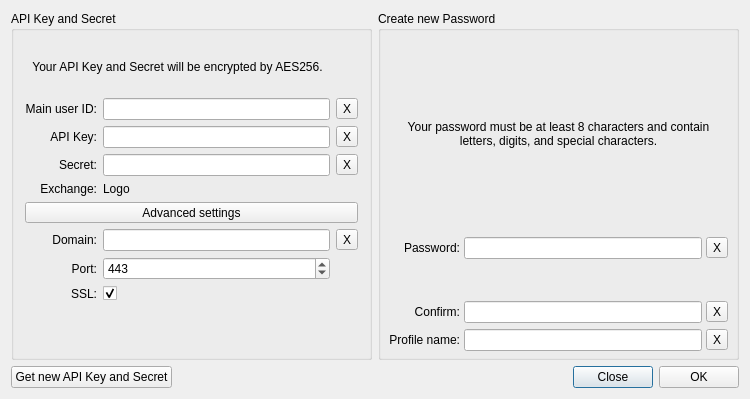
<?xml version="1.0" encoding="UTF-8"?>
<ui version="4.0">
 <class>NewPasswordDialog</class>
 <widget class="QDialog" name="NewPasswordDialog">
  <property name="geometry">
   <rect>
    <x>0</x>
    <y>0</y>
    <width>750</width>
    <height>399</height>
   </rect>
  </property>
  <property name="sizePolicy">
   <sizepolicy hsizetype="Preferred" vsizetype="Maximum">
    <horstretch>0</horstretch>
    <verstretch>0</verstretch>
   </sizepolicy>
  </property>
  <property name="minimumSize">
   <size>
    <width>670</width>
    <height>200</height>
   </size>
  </property>
  <property name="windowTitle">
   <string>Qt Bitcoin Trader</string>
  </property>
  <layout class="QGridLayout" name="mainGridLayout">
   <item row="0" column="0">
    <widget class="QGroupBox" name="groupBoxApiKeyAndSecret">
     <property name="enabled">
      <bool>true</bool>
     </property>
     <property name="sizePolicy">
      <sizepolicy hsizetype="Expanding" vsizetype="Preferred">
       <horstretch>0</horstretch>
       <verstretch>0</verstretch>
      </sizepolicy>
     </property>
     <property name="minimumSize">
      <size>
       <width>320</width>
       <height>0</height>
      </size>
     </property>
     <property name="accessibleName">
      <string>TR00097</string>
     </property>
     <property name="title">
      <string>API Key and Secret</string>
     </property>
     <layout class="QGridLayout" name="gridLayout_2">
      <item row="3" column="2">
       <widget class="QToolButton" name="clearRestSign">
        <property name="text">
         <string>X</string>
        </property>
       </widget>
      </item>
      <item row="1" column="1">
       <widget class="QLineEdit" name="clientIdLine">
        <property name="maxLength">
         <number>20</number>
        </property>
        <property name="echoMode">
         <enum>QLineEdit::Normal</enum>
        </property>
       </widget>
      </item>
      <item row="6" column="0">
       <widget class="QLabel" name="domainLabel">
        <property name="accessibleName">
         <string>DOMAIN</string>
        </property>
        <property name="text">
         <string>Domain:</string>
        </property>
        <property name="alignment">
         <set>Qt::AlignRight|Qt::AlignTrailing|Qt::AlignVCenter</set>
        </property>
        <property name="buddy">
         <cstring>domainLine</cstring>
        </property>
       </widget>
      </item>
      <item row="6" column="2">
       <widget class="QToolButton" name="clearDomain">
        <property name="text">
         <string>X</string>
        </property>
       </widget>
      </item>
      <item row="4" column="0">
       <widget class="QLabel" name="exchangeLabel">
        <property name="accessibleName">
         <string>EXCHANGE</string>
        </property>
        <property name="text">
         <string>Exchange:</string>
        </property>
        <property name="alignment">
         <set>Qt::AlignRight|Qt::AlignTrailing|Qt::AlignVCenter</set>
        </property>
        <property name="buddy">
         <cstring>restSignLine</cstring>
        </property>
       </widget>
      </item>
      <item row="2" column="2">
       <widget class="QToolButton" name="clearRestKey">
        <property name="text">
         <string>X</string>
        </property>
       </widget>
      </item>
      <item row="2" column="0">
       <widget class="QLabel" name="label_2">
        <property name="accessibleName">
         <string>TR00101</string>
        </property>
        <property name="text">
         <string>API Key:</string>
        </property>
        <property name="alignment">
         <set>Qt::AlignRight|Qt::AlignTrailing|Qt::AlignVCenter</set>
        </property>
        <property name="buddy">
         <cstring>restKeyLine</cstring>
        </property>
       </widget>
      </item>
      <item row="3" column="1">
       <widget class="QLineEdit" name="restSignLine">
        <property name="echoMode">
         <enum>QLineEdit::Password</enum>
        </property>
       </widget>
      </item>
      <item row="7" column="0">
       <widget class="QLabel" name="portLabel">
        <property name="accessibleName">
         <string>PORT</string>
        </property>
        <property name="text">
         <string>Port:</string>
        </property>
        <property name="alignment">
         <set>Qt::AlignRight|Qt::AlignTrailing|Qt::AlignVCenter</set>
        </property>
        <property name="buddy">
         <cstring>portSpinBox</cstring>
        </property>
       </widget>
      </item>
      <item row="3" column="0">
       <widget class="QLabel" name="label_3">
        <property name="accessibleName">
         <string>TR00102</string>
        </property>
        <property name="text">
         <string>Secret:</string>
        </property>
        <property name="alignment">
         <set>Qt::AlignRight|Qt::AlignTrailing|Qt::AlignVCenter</set>
        </property>
        <property name="buddy">
         <cstring>restSignLine</cstring>
        </property>
       </widget>
      </item>
      <item row="6" column="1">
       <widget class="QLineEdit" name="domainLine"/>
      </item>
      <item row="0" column="0" colspan="2">
       <widget class="QLabel" name="label_4">
        <property name="sizePolicy">
         <sizepolicy hsizetype="Expanding" vsizetype="Maximum">
          <horstretch>0</horstretch>
          <verstretch>0</verstretch>
         </sizepolicy>
        </property>
        <property name="minimumSize">
         <size>
          <width>0</width>
          <height>50</height>
         </size>
        </property>
        <property name="accessibleName">
         <string>TR00111</string>
        </property>
        <property name="text">
         <string>Your API Key and Secret will be encrypted by AES256.</string>
        </property>
        <property name="alignment">
         <set>Qt::AlignCenter</set>
        </property>
        <property name="wordWrap">
         <bool>true</bool>
        </property>
        <property name="buddy">
         <cstring>restKeyLine</cstring>
        </property>
       </widget>
      </item>
      <item row="1" column="0">
       <widget class="QLabel" name="labelClientID">
        <property name="accessibleName">
         <string>CLIENT_ID</string>
        </property>
        <property name="text">
         <string>Main user ID:</string>
        </property>
        <property name="alignment">
         <set>Qt::AlignRight|Qt::AlignTrailing|Qt::AlignVCenter</set>
        </property>
        <property name="buddy">
         <cstring>restKeyLine</cstring>
        </property>
       </widget>
      </item>
      <item row="5" column="0" colspan="3">
       <widget class="QToolButton" name="advSettingsTool">
        <property name="sizePolicy">
         <sizepolicy hsizetype="Preferred" vsizetype="Fixed">
          <horstretch>0</horstretch>
          <verstretch>0</verstretch>
         </sizepolicy>
        </property>
        <property name="text">
         <string>Advanced settings</string>
        </property>
        <property name="checkable">
         <bool>true</bool>
        </property>
       </widget>
      </item>
      <item row="9" column="1">
       <spacer name="verticalSpacer">
        <property name="orientation">
         <enum>Qt::Vertical</enum>
        </property>
        <property name="sizeHint" stdset="0">
         <size>
          <width>0</width>
          <height>0</height>
         </size>
        </property>
       </spacer>
      </item>
      <item row="4" column="1">
       <widget class="QLabel" name="exchangeLogoLabel">
        <property name="text">
         <string>Logo</string>
        </property>
       </widget>
      </item>
      <item row="7" column="1">
       <widget class="QSpinBox" name="portSpinBox">
        <property name="minimum">
         <number>1</number>
        </property>
        <property name="maximum">
         <number>65000</number>
        </property>
        <property name="value">
         <number>443</number>
        </property>
       </widget>
      </item>
      <item row="1" column="2">
       <widget class="QToolButton" name="clearClientIdLine">
        <property name="text">
         <string>X</string>
        </property>
       </widget>
      </item>
      <item row="2" column="1">
       <widget class="QLineEdit" name="restKeyLine">
        <property name="echoMode">
         <enum>QLineEdit::Password</enum>
        </property>
       </widget>
      </item>
      <item row="8" column="1">
       <widget class="QCheckBox" name="sslCheckBox">
        <property name="checked">
         <bool>true</bool>
        </property>
       </widget>
      </item>
      <item row="8" column="0">
       <widget class="QLabel" name="sslLabel">
        <property name="text">
         <string>SSL:</string>
        </property>
        <property name="alignment">
         <set>Qt::AlignRight|Qt::AlignTrailing|Qt::AlignVCenter</set>
        </property>
        <property name="buddy">
         <cstring>sslCheckBox</cstring>
        </property>
       </widget>
      </item>
     </layout>
    </widget>
   </item>
   <item row="0" column="1">
    <widget class="QGroupBox" name="profileGroupBox">
     <property name="sizePolicy">
      <sizepolicy hsizetype="Expanding" vsizetype="Preferred">
       <horstretch>0</horstretch>
       <verstretch>0</verstretch>
      </sizepolicy>
     </property>
     <property name="minimumSize">
      <size>
       <width>320</width>
       <height>0</height>
      </size>
     </property>
     <property name="accessibleName">
      <string>TR00098</string>
     </property>
     <property name="title">
      <string>Create new Password</string>
     </property>
     <layout class="QGridLayout" name="gridLayout">
      <property name="leftMargin">
       <number>8</number>
      </property>
      <property name="topMargin">
       <number>6</number>
      </property>
      <property name="rightMargin">
       <number>8</number>
      </property>
      <property name="bottomMargin">
       <number>6</number>
      </property>
      <property name="horizontalSpacing">
       <number>4</number>
      </property>
      <property name="verticalSpacing">
       <number>6</number>
      </property>
      <item row="6" column="0">
       <widget class="QLabel" name="confirmLabel">
        <property name="accessibleName">
         <string>TR00104</string>
        </property>
        <property name="text">
         <string>Confirm:</string>
        </property>
        <property name="alignment">
         <set>Qt::AlignRight|Qt::AlignTrailing|Qt::AlignVCenter</set>
        </property>
        <property name="buddy">
         <cstring>confirmEdit</cstring>
        </property>
       </widget>
      </item>
      <item row="6" column="1">
       <widget class="QLineEdit" name="confirmEdit">
        <property name="echoMode">
         <enum>QLineEdit::Password</enum>
        </property>
       </widget>
      </item>
      <item row="2" column="0" colspan="3">
       <widget class="QLabel" name="label">
        <property name="sizePolicy">
         <sizepolicy hsizetype="Expanding" vsizetype="Expanding">
          <horstretch>0</horstretch>
          <verstretch>0</verstretch>
         </sizepolicy>
        </property>
        <property name="minimumSize">
         <size>
          <width>0</width>
          <height>50</height>
         </size>
        </property>
        <property name="accessibleName">
         <string>TR00100</string>
        </property>
        <property name="text">
         <string>Your password must be at least 8 characters and contain letters, digits, and special characters.</string>
        </property>
        <property name="alignment">
         <set>Qt::AlignCenter</set>
        </property>
        <property name="wordWrap">
         <bool>true</bool>
        </property>
        <property name="buddy">
         <cstring>passwordEdit</cstring>
        </property>
       </widget>
      </item>
      <item row="3" column="2">
       <widget class="QToolButton" name="toolButton">
        <property name="text">
         <string>X</string>
        </property>
       </widget>
      </item>
      <item row="4" column="1">
       <layout class="QHBoxLayout" name="horizontalLayout">
        <property name="spacing">
         <number>4</number>
        </property>
        <item>
         <widget class="QLabel" name="bar1">
          <property name="sizePolicy">
           <sizepolicy hsizetype="Preferred" vsizetype="Fixed">
            <horstretch>0</horstretch>
            <verstretch>0</verstretch>
           </sizepolicy>
          </property>
          <property name="maximumSize">
           <size>
            <width>16777215</width>
            <height>10</height>
           </size>
          </property>
          <property name="text">
           <string/>
          </property>
         </widget>
        </item>
        <item>
         <widget class="QLabel" name="bar2">
          <property name="sizePolicy">
           <sizepolicy hsizetype="Preferred" vsizetype="Fixed">
            <horstretch>0</horstretch>
            <verstretch>0</verstretch>
           </sizepolicy>
          </property>
          <property name="maximumSize">
           <size>
            <width>16777215</width>
            <height>10</height>
           </size>
          </property>
          <property name="text">
           <string/>
          </property>
         </widget>
        </item>
        <item>
         <widget class="QLabel" name="bar3">
          <property name="sizePolicy">
           <sizepolicy hsizetype="Preferred" vsizetype="Fixed">
            <horstretch>0</horstretch>
            <verstretch>0</verstretch>
           </sizepolicy>
          </property>
          <property name="maximumSize">
           <size>
            <width>16777215</width>
            <height>10</height>
           </size>
          </property>
          <property name="text">
           <string/>
          </property>
         </widget>
        </item>
       </layout>
      </item>
      <item row="7" column="2">
       <widget class="QToolButton" name="clearProfileName">
        <property name="text">
         <string>X</string>
        </property>
       </widget>
      </item>
      <item row="3" column="0">
       <widget class="QLabel" name="labelPassword">
        <property name="accessibleName">
         <string>TR00103</string>
        </property>
        <property name="text">
         <string>Password:</string>
        </property>
        <property name="alignment">
         <set>Qt::AlignRight|Qt::AlignTrailing|Qt::AlignVCenter</set>
        </property>
        <property name="buddy">
         <cstring>passwordEdit</cstring>
        </property>
       </widget>
      </item>
      <item row="3" column="1">
       <widget class="QLineEdit" name="passwordEdit">
        <property name="echoMode">
         <enum>QLineEdit::Password</enum>
        </property>
       </widget>
      </item>
      <item row="7" column="1">
       <widget class="QLineEdit" name="profileNameEdit">
        <property name="text">
         <string/>
        </property>
        <property name="echoMode">
         <enum>QLineEdit::Normal</enum>
        </property>
       </widget>
      </item>
      <item row="6" column="2">
       <widget class="QToolButton" name="clearConfirm">
        <property name="text">
         <string>X</string>
        </property>
       </widget>
      </item>
      <item row="7" column="0">
       <widget class="QLabel" name="labelPassword_2">
        <property name="accessibleName">
         <string>TR00105</string>
        </property>
        <property name="text">
         <string>Profile name:</string>
        </property>
        <property name="alignment">
         <set>Qt::AlignRight|Qt::AlignTrailing|Qt::AlignVCenter</set>
        </property>
        <property name="buddy">
         <cstring>profileNameEdit</cstring>
        </property>
       </widget>
      </item>
      <item row="5" column="0" colspan="3">
       <widget class="QLabel" name="label_difficulty">
        <property name="sizePolicy">
         <sizepolicy hsizetype="Preferred" vsizetype="Minimum">
          <horstretch>0</horstretch>
          <verstretch>0</verstretch>
         </sizepolicy>
        </property>
        <property name="text">
         <string/>
        </property>
        <property name="alignment">
         <set>Qt::AlignCenter</set>
        </property>
       </widget>
      </item>
     </layout>
    </widget>
   </item>
   <item row="2" column="0" colspan="2">
    <layout class="QGridLayout" name="gridLayout_3">
     <property name="verticalSpacing">
      <number>0</number>
     </property>
     <item row="0" column="2">
      <widget class="QPushButton" name="buttonExit">
       <property name="sizePolicy">
        <sizepolicy hsizetype="Preferred" vsizetype="Fixed">
         <horstretch>0</horstretch>
         <verstretch>0</verstretch>
        </sizepolicy>
       </property>
       <property name="accessibleName">
        <string>TRCLOSE</string>
       </property>
       <property name="text">
        <string>Close</string>
       </property>
      </widget>
     </item>
     <item row="0" column="3">
      <widget class="QPushButton" name="okButton">
       <property name="sizePolicy">
        <sizepolicy hsizetype="Preferred" vsizetype="Fixed">
         <horstretch>0</horstretch>
         <verstretch>0</verstretch>
        </sizepolicy>
       </property>
       <property name="accessibleName">
        <string>OK</string>
       </property>
       <property name="text">
        <string>OK</string>
       </property>
      </widget>
     </item>
     <item row="0" column="1">
      <spacer name="horizontalSpacer">
       <property name="orientation">
        <enum>Qt::Horizontal</enum>
       </property>
       <property name="sizeHint" stdset="0">
        <size>
         <width>40</width>
         <height>20</height>
        </size>
       </property>
      </spacer>
     </item>
     <item row="0" column="0">
      <widget class="QPushButton" name="getApiKeySecretButton">
       <property name="accessibleName">
        <string>TR00107</string>
       </property>
       <property name="text">
        <string>Get new API Key and Secret</string>
       </property>
      </widget>
     </item>
    </layout>
   </item>
  </layout>
 </widget>
 <layoutdefault spacing="6" margin="11"/>
 <tabstops>
  <tabstop>clientIdLine</tabstop>
  <tabstop>restKeyLine</tabstop>
  <tabstop>restSignLine</tabstop>
  <tabstop>advSettingsTool</tabstop>
  <tabstop>domainLine</tabstop>
  <tabstop>portSpinBox</tabstop>
  <tabstop>sslCheckBox</tabstop>
  <tabstop>passwordEdit</tabstop>
  <tabstop>confirmEdit</tabstop>
  <tabstop>profileNameEdit</tabstop>
  <tabstop>okButton</tabstop>
  <tabstop>buttonExit</tabstop>
  <tabstop>getApiKeySecretButton</tabstop>
  <tabstop>clearClientIdLine</tabstop>
  <tabstop>clearRestKey</tabstop>
  <tabstop>clearRestSign</tabstop>
  <tabstop>clearDomain</tabstop>
  <tabstop>toolButton</tabstop>
  <tabstop>clearConfirm</tabstop>
  <tabstop>clearProfileName</tabstop>
 </tabstops>
 <resources/>
 <connections>
  <connection>
   <sender>buttonExit</sender>
   <signal>clicked()</signal>
   <receiver>NewPasswordDialog</receiver>
   <slot>reject()</slot>
   <hints>
    <hint type="sourcelabel">
     <x>658</x>
     <y>388</y>
    </hint>
    <hint type="destinationlabel">
     <x>281</x>
     <y>176</y>
    </hint>
   </hints>
  </connection>
  <connection>
   <sender>toolButton</sender>
   <signal>clicked()</signal>
   <receiver>passwordEdit</receiver>
   <slot>clear()</slot>
   <hints>
    <hint type="sourcelabel">
     <x>731</x>
     <y>261</y>
    </hint>
    <hint type="destinationlabel">
     <x>708</x>
     <y>262</y>
    </hint>
   </hints>
  </connection>
  <connection>
   <sender>clearConfirm</sender>
   <signal>clicked()</signal>
   <receiver>confirmEdit</receiver>
   <slot>clear()</slot>
   <hints>
    <hint type="sourcelabel">
     <x>731</x>
     <y>324</y>
    </hint>
    <hint type="destinationlabel">
     <x>708</x>
     <y>325</y>
    </hint>
   </hints>
  </connection>
  <connection>
   <sender>passwordEdit</sender>
   <signal>returnPressed()</signal>
   <receiver>confirmEdit</receiver>
   <slot>setFocus()</slot>
   <hints>
    <hint type="sourcelabel">
     <x>708</x>
     <y>262</y>
    </hint>
    <hint type="destinationlabel">
     <x>708</x>
     <y>325</y>
    </hint>
   </hints>
  </connection>
  <connection>
   <sender>passwordEdit</sender>
   <signal>textChanged(QString)</signal>
   <receiver>NewPasswordDialog</receiver>
   <slot>checkToEnableButton()</slot>
   <hints>
    <hint type="sourcelabel">
     <x>708</x>
     <y>262</y>
    </hint>
    <hint type="destinationlabel">
     <x>0</x>
     <y>53</y>
    </hint>
   </hints>
  </connection>
  <connection>
   <sender>confirmEdit</sender>
   <signal>textChanged(QString)</signal>
   <receiver>NewPasswordDialog</receiver>
   <slot>checkToEnableButton()</slot>
   <hints>
    <hint type="sourcelabel">
     <x>708</x>
     <y>325</y>
    </hint>
    <hint type="destinationlabel">
     <x>0</x>
     <y>127</y>
    </hint>
   </hints>
  </connection>
  <connection>
   <sender>clearRestKey</sender>
   <signal>clicked()</signal>
   <receiver>restKeyLine</receiver>
   <slot>clear()</slot>
   <hints>
    <hint type="sourcelabel">
     <x>361</x>
     <y>132</y>
    </hint>
    <hint type="destinationlabel">
     <x>336</x>
     <y>133</y>
    </hint>
   </hints>
  </connection>
  <connection>
   <sender>clearRestSign</sender>
   <signal>clicked()</signal>
   <receiver>restSignLine</receiver>
   <slot>clear()</slot>
   <hints>
    <hint type="sourcelabel">
     <x>361</x>
     <y>158</y>
    </hint>
    <hint type="destinationlabel">
     <x>336</x>
     <y>159</y>
    </hint>
   </hints>
  </connection>
  <connection>
   <sender>restKeyLine</sender>
   <signal>textChanged(QString)</signal>
   <receiver>NewPasswordDialog</receiver>
   <slot>checkToEnableButton()</slot>
   <hints>
    <hint type="sourcelabel">
     <x>336</x>
     <y>133</y>
    </hint>
    <hint type="destinationlabel">
     <x>669</x>
     <y>64</y>
    </hint>
   </hints>
  </connection>
  <connection>
   <sender>restSignLine</sender>
   <signal>textChanged(QString)</signal>
   <receiver>NewPasswordDialog</receiver>
   <slot>checkToEnableButton()</slot>
   <hints>
    <hint type="sourcelabel">
     <x>336</x>
     <y>159</y>
    </hint>
    <hint type="destinationlabel">
     <x>669</x>
     <y>109</y>
    </hint>
   </hints>
  </connection>
  <connection>
   <sender>confirmEdit</sender>
   <signal>returnPressed()</signal>
   <receiver>profileNameEdit</receiver>
   <slot>setFocus()</slot>
   <hints>
    <hint type="sourcelabel">
     <x>708</x>
     <y>325</y>
    </hint>
    <hint type="destinationlabel">
     <x>708</x>
     <y>351</y>
    </hint>
   </hints>
  </connection>
  <connection>
   <sender>restKeyLine</sender>
   <signal>returnPressed()</signal>
   <receiver>restSignLine</receiver>
   <slot>setFocus()</slot>
   <hints>
    <hint type="sourcelabel">
     <x>336</x>
     <y>133</y>
    </hint>
    <hint type="destinationlabel">
     <x>336</x>
     <y>159</y>
    </hint>
   </hints>
  </connection>
  <connection>
   <sender>restSignLine</sender>
   <signal>returnPressed()</signal>
   <receiver>okButton</receiver>
   <slot>setFocus()</slot>
   <hints>
    <hint type="sourcelabel">
     <x>336</x>
     <y>159</y>
    </hint>
    <hint type="destinationlabel">
     <x>739</x>
     <y>388</y>
    </hint>
   </hints>
  </connection>
  <connection>
   <sender>getApiKeySecretButton</sender>
   <signal>clicked()</signal>
   <receiver>NewPasswordDialog</receiver>
   <slot>getApiKeySecretButton()</slot>
   <hints>
    <hint type="sourcelabel">
     <x>152</x>
     <y>388</y>
    </hint>
    <hint type="destinationlabel">
     <x>87</x>
     <y>193</y>
    </hint>
   </hints>
  </connection>
  <connection>
   <sender>clearProfileName</sender>
   <signal>clicked()</signal>
   <receiver>profileNameEdit</receiver>
   <slot>clear()</slot>
   <hints>
    <hint type="sourcelabel">
     <x>731</x>
     <y>350</y>
    </hint>
    <hint type="destinationlabel">
     <x>708</x>
     <y>351</y>
    </hint>
   </hints>
  </connection>
  <connection>
   <sender>profileNameEdit</sender>
   <signal>returnPressed()</signal>
   <receiver>restKeyLine</receiver>
   <slot>setFocus()</slot>
   <hints>
    <hint type="sourcelabel">
     <x>708</x>
     <y>351</y>
    </hint>
    <hint type="destinationlabel">
     <x>336</x>
     <y>133</y>
    </hint>
   </hints>
  </connection>
  <connection>
   <sender>profileNameEdit</sender>
   <signal>textChanged(QString)</signal>
   <receiver>NewPasswordDialog</receiver>
   <slot>checkToEnableButton()</slot>
   <hints>
    <hint type="sourcelabel">
     <x>708</x>
     <y>351</y>
    </hint>
    <hint type="destinationlabel">
     <x>389</x>
     <y>228</y>
    </hint>
   </hints>
  </connection>
  <connection>
   <sender>okButton</sender>
   <signal>clicked()</signal>
   <receiver>NewPasswordDialog</receiver>
   <slot>okPressed()</slot>
   <hints>
    <hint type="sourcelabel">
     <x>739</x>
     <y>388</y>
    </hint>
    <hint type="destinationlabel">
     <x>669</x>
     <y>228</y>
    </hint>
   </hints>
  </connection>
  <connection>
   <sender>clearClientIdLine</sender>
   <signal>clicked()</signal>
   <receiver>clientIdLine</receiver>
   <slot>clear()</slot>
   <hints>
    <hint type="sourcelabel">
     <x>361</x>
     <y>106</y>
    </hint>
    <hint type="destinationlabel">
     <x>336</x>
     <y>107</y>
    </hint>
   </hints>
  </connection>
  <connection>
   <sender>clearDomain</sender>
   <signal>clicked()</signal>
   <receiver>domainLine</receiver>
   <slot>clear()</slot>
   <hints>
    <hint type="sourcelabel">
     <x>359</x>
     <y>211</y>
    </hint>
    <hint type="destinationlabel">
     <x>329</x>
     <y>211</y>
    </hint>
   </hints>
  </connection>
  <connection>
   <sender>domainLine</sender>
   <signal>textChanged(QString)</signal>
   <receiver>NewPasswordDialog</receiver>
   <slot>checkToEnableButton()</slot>
   <hints>
    <hint type="sourcelabel">
     <x>302</x>
     <y>211</y>
    </hint>
    <hint type="destinationlabel">
     <x>195</x>
     <y>362</y>
    </hint>
   </hints>
  </connection>
  <connection>
   <sender>clientIdLine</sender>
   <signal>textChanged(QString)</signal>
   <receiver>NewPasswordDialog</receiver>
   <slot>checkToEnableButton()</slot>
   <hints>
    <hint type="sourcelabel">
     <x>184</x>
     <y>96</y>
    </hint>
    <hint type="destinationlabel">
     <x>-8</x>
     <y>103</y>
    </hint>
   </hints>
  </connection>
 </connections>
 <slots>
  <slot>checkToEnableButton()</slot>
  <slot>getApiKeySecretButton()</slot>
  <slot>exchangeChanged(QString)</slot>
  <slot>okPressed()</slot>
 </slots>
</ui>
